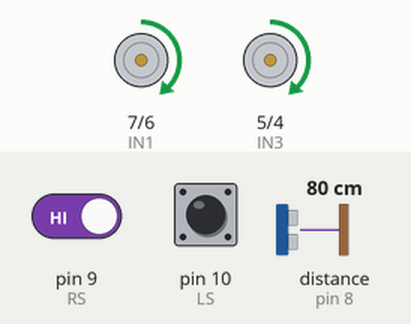
A sketch run on a simulated Arduino Uno, built with avr-gcc and run on an emulated ATmega328P. Shown: motor-driver pin pairs drawn as motors (green arrow = first pin HIGH = forward, orange = second pin HIGH = backward, longer = more drive, scaled by the enable pin). Wiring (inferred from the names in the program): ultrasonic range finder: trigger pin 12; echo pin 8. Inputs (shaded band) come from the test bench; at power-on: pin 9 (RS) HIGH, distance to the obstacle (sensor on pin 8) 80 cm, pin 10 (LS) HIGH. The echo pulse lasts 58.3 µs per cm.

Above: at 1.2 s.
1.3 s: pin 9 (RS) driven LOW
At 1.6 s:
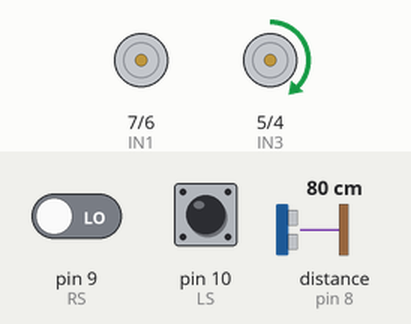
2.8 s: distance to the obstacle (sensor on pin 8) set to 12 cm
4.3 s: distance to the obstacle (sensor on pin 8) set to 9 cm
At 7.0 s:
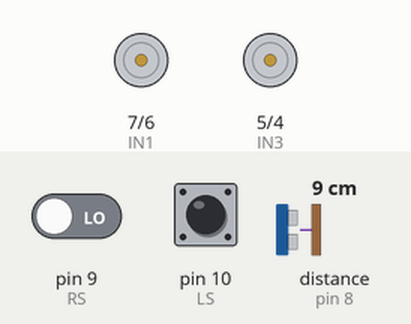
7.9 s: distance to the obstacle (sensor on pin 8) set to 18 cm
At 9.9 s:
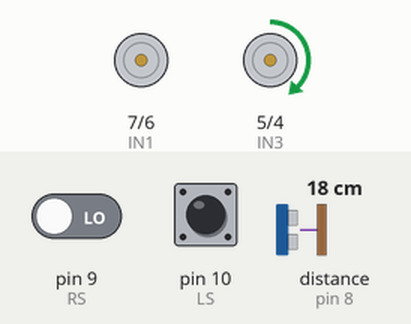
10.6 s: distance to the obstacle (sensor on pin 8) set to 2 cm
At 11.25 s:
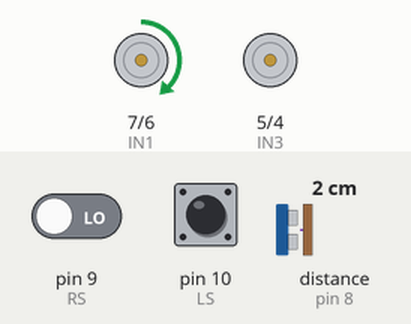
Timing chart, 0 to 16.0 s (numbered marks = the images above; inputs shaded):
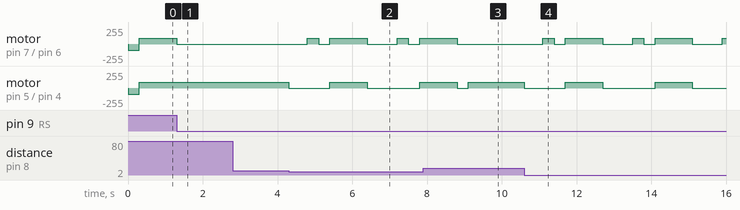

Measured:
- the behaviour switches between 11 and 10 cm on distance to the obstacle (sensor on pin 8) (found by bisection; images 1 and 2)
- after the input at 1.3 s, motor on pin 5 (IN3) / pin 4 (IN4): stays forward 90/255 (without the input it goes to backward 90/255 after 0.21 s)
- after the input at 2.8 s, every drawn part: stays the same
- after the input at 7.9 s, motor on pin 7 (IN1) / pin 6 (IN2): goes on until 8.8 s, then stays stopped
- after the input at 10.6 s, motor on pin 7 (IN1) / pin 6 (IN2): stopped → forward 90/255 after 0.50 s, → stopped 0.30 s later, → forward 90/255 0.30 s later, → stopped 1.0 s later, … (9 changes in this stretch); motor on pin 5 (IN3) / pin 4 (IN4): goes stopped 1.1 s, forward 90/255 1.0 s, stopped 1.4 s, forward 90/255 1.0 s, then stopped, starting at once

The sketch:

car_robot_v1.ino
```cpp
// Pins
#define LS 10      // left sensor
#define RS 9       // right sensor

#define trigPin 12
#define echoPin 8

#define IN1 7      // Left Motor IN1
#define IN2 6      // Left Motor IN2
#define IN3 5      // Right Motor IN3
#define IN4 4      // Right Motor IN4

#define ENA 3     // Speed control for left motor
#define ENB 11    // Speed control for right motor

int speedLeft = 90;   // Speed: 0 - 255
int speedRight = 90;

void setup() {
  pinMode(LS, INPUT);
  pinMode(RS, INPUT);

  pinMode(IN1, OUTPUT);
  pinMode(IN2, OUTPUT);
  pinMode(IN3, OUTPUT);
  pinMode(IN4, OUTPUT);

  pinMode(ENA, OUTPUT);
  pinMode(ENB, OUTPUT);
  pinMode(trigPin , OUTPUT);
  pinMode(echoPin , INPUT);

}

void loop() {
  long distance = getDistanceCM();

  if (distance < 10) { // جسم قريب
    avoidObstacle();
    return;  // لا تُكمل الحركة
  }

  bool left = digitalRead(LS);
  bool right = digitalRead(RS);


  if (!left && !right) {
    moveForward();
  } else if (left && !right) {
    turnLeft();
  } else if (!left && right) {
    turnRight();
  } else {
    // الخط مفقود؟ أولاً حاول الاسترداد
    if (!recoverLine()) {
      // إذا فشلت المحاولة، ابحث للأمام
      searchForLine();
    }
  }
}

void avoidObstacle() {
  int degree = 300 ;
  stopMotors();
  delay(500);

  // 1. انعطاف 90° لليمين (محرك يسار فقط يعمل للأمام)
  digitalWrite(IN1, HIGH);  // يسار أمام
  digitalWrite(IN2, LOW);
  digitalWrite(IN3, LOW);   // يمين متوقف
  digitalWrite(IN4, LOW);
  analogWrite(ENA, speedLeft);
  analogWrite(ENB, 0);
  delay(degree); // المدة تقريبية حسب نوع الروبوت
  stopMotors();
  delay(300);

  // 2. تقدم للأمام لتجاوز العائق
  digitalWrite(IN1, HIGH);
  digitalWrite(IN2, LOW);
  digitalWrite(IN3, HIGH);
  digitalWrite(IN4, LOW);
  analogWrite(ENA, speedLeft);
  analogWrite(ENB, speedRight);
  delay(1000); // تقدم تقريبي ~20 سم
  stopMotors();
  delay(300);
  if (!digitalRead(LS) || !digitalRead(RS)) return;

  // 3. انعطاف 90° لليسار (محرك يمين فقط يعمل للأمام)
  digitalWrite(IN1, LOW);   // يسار متوقف
  digitalWrite(IN2, LOW);
  digitalWrite(IN3, HIGH);  // يمين أمام
  digitalWrite(IN4, LOW);
  analogWrite(ENA, 0);
  analogWrite(ENB, speedRight);
  delay(degree); // نفس مدة الانعطاف الأول
  stopMotors();
  delay(300);


  // 4. تقدم للأمام للعودة إلى الخط
  unsigned long startTime = millis();
  unsigned long maxDuration = 1500;  // أقصى مدة تقدم للأمام (مثلاً 1.5 ثانية)

  while (millis() - startTime < maxDuration) {
    digitalWrite(IN1, HIGH);
    digitalWrite(IN2, LOW);
    digitalWrite(IN3, HIGH);
    digitalWrite(IN4, LOW);
    analogWrite(ENA, speedLeft);
    analogWrite(ENB, speedRight);

    if (!digitalRead(LS) || !digitalRead(RS)) {
      break;  // تم العثور على الخط
    }
  }

  stopMotors();
}


long getDistanceCM() {
  digitalWrite(trigPin, LOW);
  delayMicroseconds(2);

  digitalWrite(trigPin, HIGH);
  delayMicroseconds(10);
  digitalWrite(trigPin, LOW);

  long duration = pulseIn(echoPin, HIGH);
  long distanceCM = duration * 0.034 / 2;

  return distanceCM;
}


void searchForLine() {
  unsigned long startTime = millis();
  unsigned long moveDuration = 1200; // تقريبًا 10 سم حسب السرعة

  digitalWrite(IN1, HIGH);
  digitalWrite(IN2, LOW);
  digitalWrite(IN3, HIGH);
  digitalWrite(IN4, LOW);
  analogWrite(ENA, speedLeft);
  analogWrite(ENB, speedRight);

  while (millis() - startTime < moveDuration) {
    if (!digitalRead(LS) || !digitalRead(RS)) {
      return; // تم العثور على الخط
    }
  }

  stopMotors();  // لم يُعثر على الخط بعد المسافة المحددة
}

bool recoverLine() {
  // التراجع للخلف فقط
  digitalWrite(IN1, LOW);
  digitalWrite(IN2, HIGH);
  digitalWrite(IN3, LOW);
  digitalWrite(IN4, HIGH);
  analogWrite(ENA, speedLeft);
  analogWrite(ENB, speedRight);

  delay(300); // تراجع لمدة 300 مللي ثانية

  stopMotors();

  // بعد التراجع، تحقق إذا تم العثور على الخط
  if (!digitalRead(LS) || !digitalRead(RS)) {
    return true;  // وجد الخط
  }

  return false;  // لم يجد الخط
}

void moveForward() {
  digitalWrite(IN1, HIGH);
  digitalWrite(IN2, LOW);
  digitalWrite(IN3, HIGH);
  digitalWrite(IN4, LOW);

  analogWrite(ENA, speedLeft);
  analogWrite(ENB, speedRight);
}

void turnLeft() {
  digitalWrite(IN1, LOW);
  digitalWrite(IN2, LOW);  // Left motor off

  digitalWrite(IN3, HIGH);
  digitalWrite(IN4, LOW);

  analogWrite(ENA, 0);         // No speed left
  analogWrite(ENB, speedRight);
}

void turnRight() {
  digitalWrite(IN1, HIGH);
  digitalWrite(IN2, LOW);

  digitalWrite(IN3, LOW);
  digitalWrite(IN4, LOW);  // Right motor off

  analogWrite(ENA, speedLeft);
  analogWrite(ENB, 0);         // No speed right
}

void stopMotors() {
  digitalWrite(IN1, LOW);
  digitalWrite(IN2, LOW);
  digitalWrite(IN3, LOW);
  digitalWrite(IN4, LOW);

  analogWrite(ENA, 0);
  analogWrite(ENB, 0);
}
```
